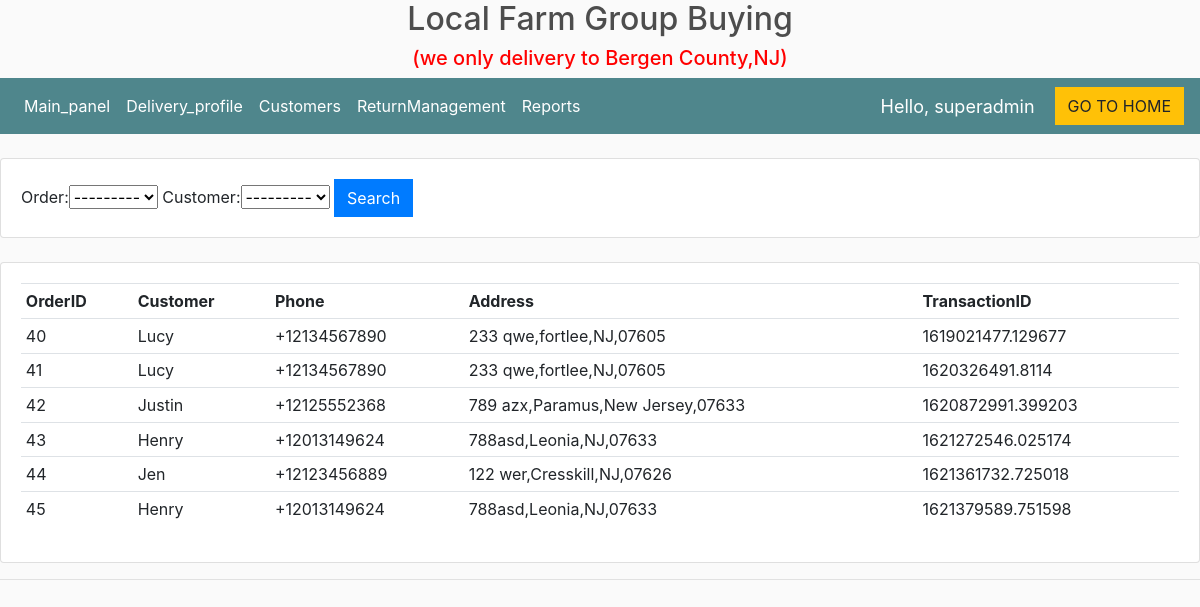
Page /delivery/ (signed in) on the committed database.
### store/models.py (models this page shows, shortened)
class ShippingAddress(models.Model):
	customer = models.ForeignKey(Customer, on_delete=models.SET_NULL, null=True)
	order = models.ForeignKey(Order, on_delete=models.SET_NULL, null=True)
	address = models.CharField(max_length=200, null=False)
	city = models.CharField(max_length=200, null=False)
	state = models.CharField(max_length=200, null=False)
	zipcode = models.CharField(max_length=200, null=False)

class Order(models.Model):
	customer = models.ForeignKey(Customer, on_delete=models.SET_NULL, null=True, blank=True)
	date_ordered = models.DateTimeField(max_length=100, null=True)
	complete = models.BooleanField(default=False)
	transaction_id = models.CharField(max_length=100, null=True)
	delivered = models.BooleanField(default=False)
	delivered_date = models.DateField(max_length=100, null=True,blank=True)
	def __str__(self):
		return str(self.id)

class Customer(models.Model):
    user = models.OneToOneField(User, null=True, blank=True, on_delete=models.CASCADE)
    name = models.CharField(max_length=200, null=True)
    email = models.EmailField(max_length=200)
    phone = PhoneNumberField()
    profile_pic = models.ImageField(default='touxiang.jpg', null=True, blank=True)
    def __str__(self):
        return self.name

### store/decorators.py (the view)
		def wrapper_func(request, *args, **kwargs):
			group = None
			if request.user.groups.exists():
				group = request.user.groups.all()[0].name
			if group in allowed_roles:
				return view_func(request, *args, **kwargs)
			else:
				return HttpResponse('You are not authorized')

### store/views.py (called while the page is built)
@login_required(login_url='login')
@allowed_users(allowed_roles=['admin'])
def delivery(request):
	ads = ShippingAddress.objects.select_related('order','customer')
	myFilter = DeliveryFilter(request.GET, queryset=ads)
	ads = myFilter.qs
	context = {'ads': ads,  'myFilter': myFilter }
	return render(request, 'store/delivery.html', context)

### store/templates/store/delivery.html
{%  extends 'store/maindashboard.html' %}
{% load static %}
{% block content%}
<br>
<div class="row">
	<div class="col">
		<div class="card card-body">
			<form method="get">
				{{myFilter.form}}
		    <button class="btn btn-primary" type="submit">Search</button>
		  </form>
		</div>
	</div>
</div>
<br>
<div class="row">
	<div class="col-md">
		<div class="card card-body">
			<table class="table table-sm">
				<tr>
					<th>OrderID</th>
					<th>Customer</th>
					<th>Phone</th>
					<th>Address</th>
					<th>TransactionID</th>
				</tr>
             {% for ad in ads %}
				    <tr>
						<td>{{ad.order.id}}</td>
						<td>{{ad.customer}}</td>
						<td>{{ad.customer.phone}}</td>
                        <td>{{ad.address}},{{ad.city}},{{ad.state}},{{ad.zipcode}}</td>
						<td>{{ad.order.transaction_id}}</td>
					</tr>
				{% endfor %}
            </table>
		</div>
    </div>
</div>
{% endblock %}

### store/templates/store/navbardashboard.html (shortened to what this page needs)
{% load static %}
<nav class="navbar navbar-expand-lg navbar-dark bg-dark">
    <div class="collapse navbar-collapse" id="navbarSupportedContent">
	    <ul class="navbar-nav mr-auto">
	      <li class="nav-item active">
	        <a class="nav-link" href="{% url 'dashboard' %}">Main_panel </a>
	      </li>
			<li class="nav-item active">
	        <a class="nav-link" href="{% url 'delivery' %}">Delivery_profile</a>
			</li>
			<li class="nav-item active">
	        <a class="nav-link" href="{% url 'customer_info' %}">Customers</a>
			</li>
			<li class="nav-item active">
	        <a class="nav-link" href="{% url 'ReturnManagement' %}">ReturnManagement</a>
			</li>
		 {% if request.user.is_superuser%}
	      <li class="nav-item active">
	        <a class="nav-link" href="{% url 'reports' %}">Reports</a>
	      </li>
			{% endif %}
	    </ul>
	     	<span class="hello-msg">Hello, {{request.user}}</span>
	    <div class="form-inline my-2 my-lg-0">
	     	<a href="{% url 'homein' %}"class="btn btn-warning">GO TO HOME</a>
	    </div>
       </div>
	 </nav>

### static/css/main.css (style rules this page uses)
body { background-color: hsl(0, 0%, 98%); }
.bg-dark { background-color: #4f868c!important; }
.btn { border-radius: 0; }

### store/templates/store/navbardashboard.html (style rules this page uses)
.hello-msg { font-size: 18px; color: #fff; margin-right: 20px; }

### rows in the picture
ShippingAddress: order.id "40", customer "Lucy", customer.phone "+12134567890", address "233 qwe", city "fortlee", state "NJ", zipcode "07605", order.transaction_id "1619021477.129677"
ShippingAddress: order.id "41", customer "Lucy", customer.phone "+12134567890", address "233 qwe", city "fortlee", state "NJ", zipcode "07605", order.transaction_id "1620326491.8114"
ShippingAddress: order.id "42", customer "Justin", customer.phone "+12125552368", address "789 azx", city "Paramus", state "New Jersey", zipcode "07633", order.transaction_id "1620872991.399203"
ShippingAddress: order.id "43", customer "Henry", customer.phone "+12013149624", address "788asd", city "Leonia", state "NJ", zipcode "07633", order.transaction_id "1621272546.025174"
ShippingAddress: order.id "44", customer "Jen", customer.phone "+12123456889", address "122 wer", city "Cresskill", state "NJ", zipcode "07626", order.transaction_id "1621361732.725018"
ShippingAddress: order.id "45", customer "Henry", customer.phone "+12013149624", address "788asd", city "Leonia", state "NJ", zipcode "07633", order.transaction_id "1621379589.751598"

### other values in the picture
{{ request.user }} "superadmin"
